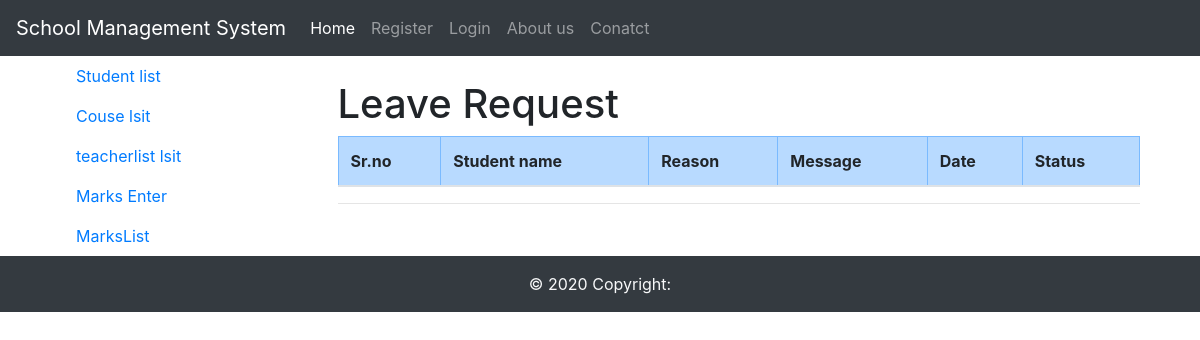
Page /appleav on the earlier database version.
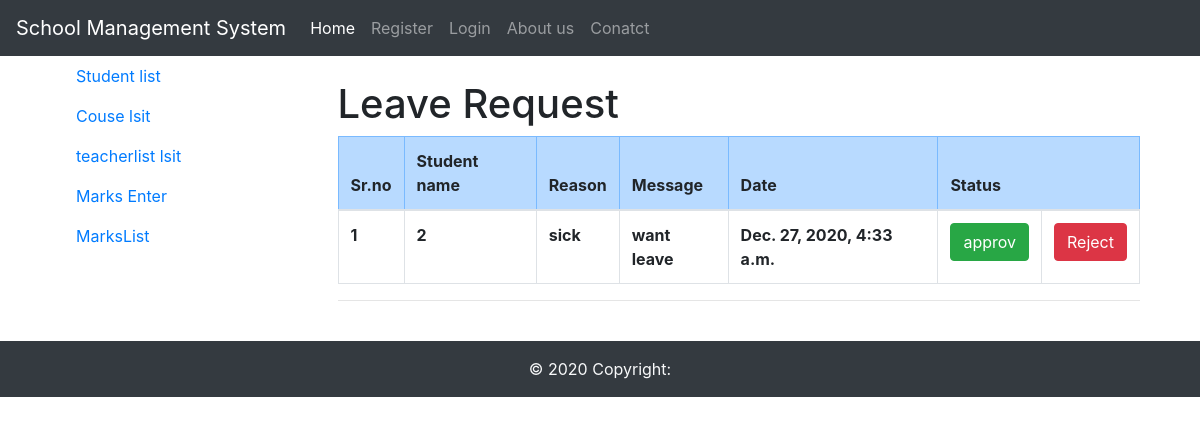
Same page on the later database version.
### CollegeApp/models.py (models this page shows)
class Leave(models.Model):
    std_id=models.IntegerField()
    reason=models.CharField(max_length=120)
    message=models.TextField(max_length=420)
    on_date=models.DateTimeField(auto_now_add=True)
    status=models.ForeignKey(leavestatus,on_delete=models.CASCADE,default=1)

### CollegeApp/views.py (the view)
# urls.py: path('appleav',v.LeaveSelect),
def LeaveSelect(request):
    llist=Leave.objects.all()
    if request.method=='POST':
        st=Leaveform(request.POST)
        st.save()
        return redirect('/')
    else:
        st=Userform()
        return render(request,'leaveapply.html',{'llist':llist})

### CollegeApp/templates/leaveapply.html
{%extends 'teacherhome.html'%}
 {% block teacher %}
<h1 class="text-justify">Leave Request</h1>
<table class="table table-bordered">
    <thead>
<tr class="table-primary">
    <th>Sr.no</th>
    <th>Student name</th>
    <th>Reason</th>
    <th>Message</th>
    <th>Date</th>
    <th colspan="3">Status</th>
</tr>
</thead>
{% for i in llist%}
<tr class="font-weight-bold">
<td>{{i.id}}</td>
<td>{{i.std_id}}</td>
<td>{{i.reason}}</td>
<td>{{i.message}}</td>
<td>{{i.on_date}}</td>
<td><button type="submit" class="btn btn-success " href="appreje/{{i.id}}" name="appr">approv</button></td>
<td><button type="submit" class="btn btn-danger" href="appreje/{{i.id}}" name="rej">Reject</button></td>
</tr>
{% endfor %}
</table>
<hr>
 {% endblock teacher %}

Differences in the rows shown:
added Leave: id "1", std_id "2", reason "sick", message "want leave", on_date "Dec. 27, 2020, 4:33 a.m."
